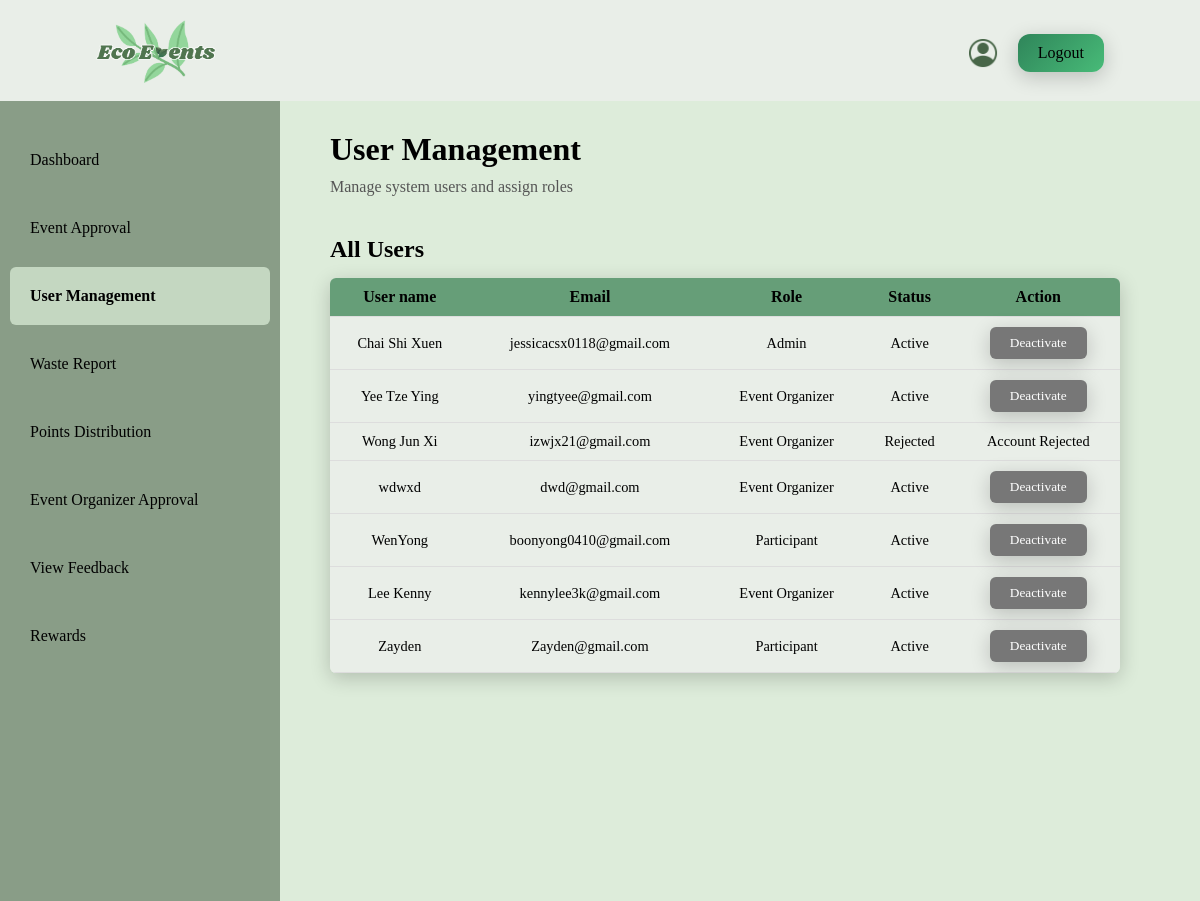
The app's page /Admin/userManagement.php, older data.
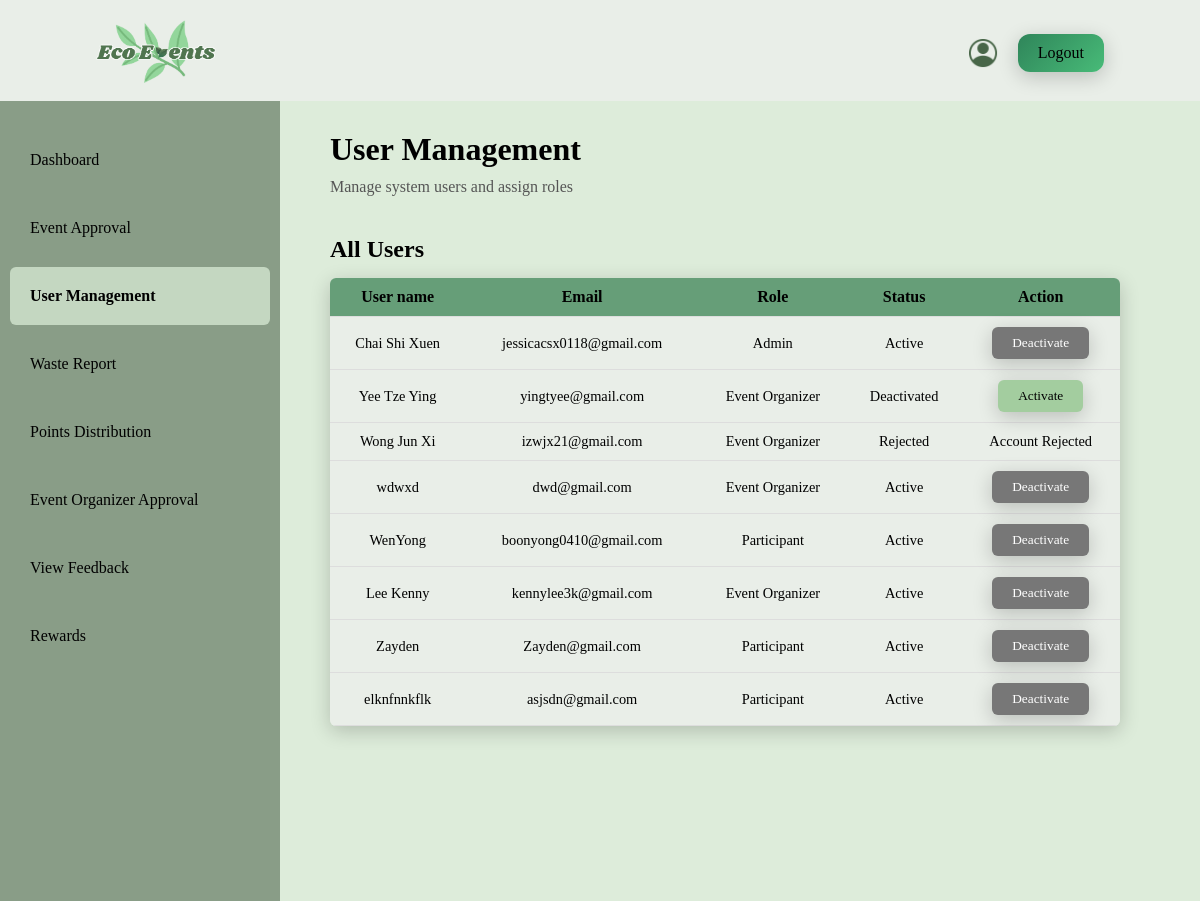
The same page, newer data.
### tables this page shows
CREATE TABLE `user` (
  `user_id` int(11) NOT NULL,
  `user_fullname` varchar(255) NOT NULL,
  `user_email` varchar(255) NOT NULL,
  `user_username` varchar(255) NOT NULL,
  `user_phoneNumber` varchar(50) NOT NULL,
  `user_password` varchar(255) NOT NULL,
  `user_profilePicture` varchar(255) DEFAULT NULL,
  `user_role` varchar(20) NOT NULL,
  `user_point` int(11) NOT NULL,
  `user_organization` varchar(255) DEFAULT NULL,
  `user_reason` varchar(255) DEFAULT NULL,
  `user_document` varchar(255) DEFAULT NULL,
  `user_status` varchar(255) NOT NULL,
  `user_registerDate` datetime NOT NULL DEFAULT current_timestamp()
);

### Admin/userManagement.php (the view, shortened to what this page needs)
<?php
include "conn.php";
$sql = "SELECT * FROM user";
$result = mysqli_query ($dbConn, $sql);
?>
<!DOCTYPE html>
<html lang="en">
<head>
    <link rel="stylesheet" href="style.css">
</head>
<body>
    <div class = "topBar">
        <a href="dashboard.php">
            <img class = "logo" src="logo.png" alt="Website Logo">
        </a>
        <div class = "topRight">
            <a href="Profile.php">
                <img class = "icon" src="profile.png" alt="Profile icon" >
            </a>
            <a class = "logoutBtn" href="logout.php">Logout</a>
        </div>
    </div>
    <div class = "container">
        <aside class = "sideBar">
            <a href = "dashboard.php">Dashboard</a>
            <a href="eventApproval.php">Event Approval</a>
            <a class = "userManagement" href="userManagement.php">User Management</a>
            <a href="wasteReport.php">Waste Report</a>
            <a href="PointsDistribution.php">Points Distribution</a>
            <a href="OrganizerApproval.php">Event Organizer Approval</a>
            <a href="ViewFeedback.php">View Feedback</a>
            <a href="redeemRewards.php">Rewards</a>
        </aside>
        <div class = "mainContent">
            <h1>User Management</h1>
            <p class = "desc">Manage system users and assign roles</p>
            <h2 class = "sectionTitle">All Users</h2>
                <table class = "eventTable">
                    <tr class = "tableHeader">
                        <th>User name</th>
                        <th>Email</th>
                        <th>Role</th>
                        <th>Status</th>
                        <th>Action</th>
                    </tr>
                    <?php while ($row = mysqli_fetch_assoc($result)) {?>
                    <tr>
                        <td><?php echo $row ['user_fullname']; ?></td>
                        <td><?php echo $row ['user_email']; ?></td>
                        <td><?php echo $row ['user_role']; ?></td>
                        <td class="statusCell"><?php echo $row ['user_status']; ?></td>
                        <td>
                            <?php
                            if ($row ['user_status'] == 'Pending'){
                                echo "<span class = 'pendingLabel'>Waiting Approval</span>";
                            }
                            elseif ($row ['user_status'] == 'Rejected'){
                                echo "<span class = 'rejectedLabel'>Account Rejected</span>";
                            }
                            elseif ($row ['user_status'] == 'Active'){?>
                                <button class = "deactivateBtn" data-id ="<?php echo $row ['user_id']?>">Deactivate</button>
                            <?php } else { ?>
                                <button class = "activeBtn" data-id ="<?php echo $row ['user_id']?>">Activate</button>
                            <?php } ?>
                        </td>
                    </tr>
                    <?php } ?>
                </table>
        </div>
    </div>
</body>
</html>

Row changes from the older to the newer data that the page shows:
changed user "Yee Tze Ying": user_status "Active" → "Deactivated"; user_status "Deactivate" → "Activate"
added user: user_fullname "elknfnnkflk", user_email "asjsdn@gmail.com", user_role "Participant", user_status "Active"
